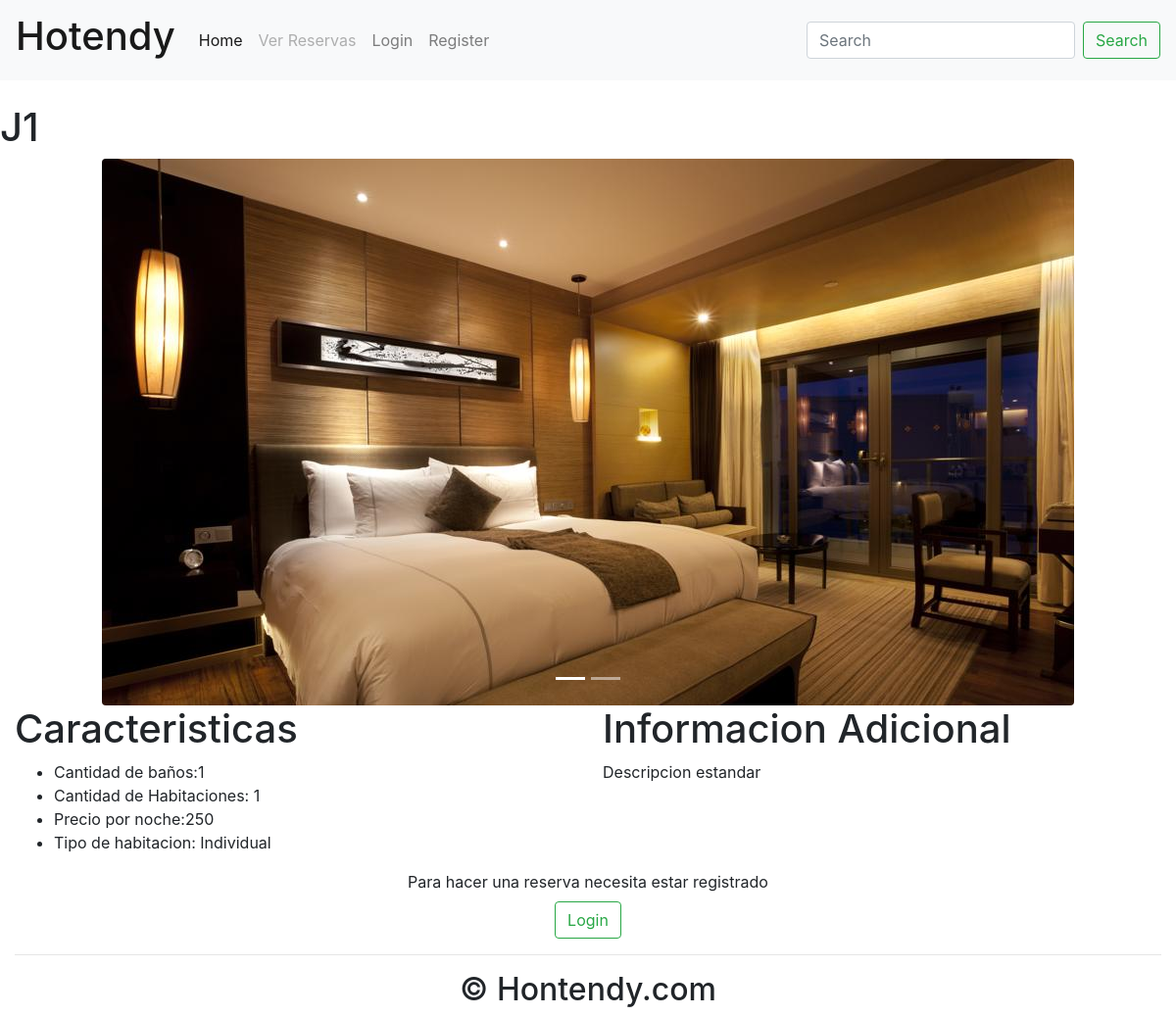
/habitacion/10/, run on the app's committed database.
### Proyecto/models.py (models this page shows, shortened)
class Habitacion(models.Model):
    precio_noche = models.IntegerField()
    descripcion = models.TextField(max_length=500, default="Descripcion estandar")
    num_habitacion = models.CharField(max_length= 5)
    cant_dormitorios = models.IntegerField()
    cant_banios = models.IntegerField()
    status_estado = [
        ('Disponible', 'D'),
        ('Ocupado', 'O'),
    ]
    estado = models.CharField(max_length=50, choices=status_estado, default='Disponible')
    status=[
    ('Suite', 'Suite'),
    ('Matrimonial', 'Matrimonial'),
    ('Individual', 'Individual'),
    ('Familiar', 'Familiar'),
    ('Normal', 'Normal'),
    ('Presidencial', 'Presidencial'),
    ]
    tipo_habitacion = models.CharField(max_length = 50,choices = status, default='Normal')
    img_habitacion = models.ImageField(max_length=100, default='/img_habitacion/habitacion_prueba.jpg', upload_to='img_habitacion/', blank=True, null=True)
    class Meta:
        verbose_name = 'Habitacion'
        verbose_name_plural = 'Habitaciones'

### Proyecto/views.py (the view)
# urls.py: path('habitacion/<str:Habitacion>/',HabitacionView,name='habitaciones'),
def HabitacionView(request, Habitacion):
    from .models import Habitacion as habitacion
    habitaciones = habitacion.objects.get(pk=Habitacion)
    hotel = Hotel.objects.all()
    search_post = request.GET.get('search')
    str(search_post)
    if search_post:
        hotel = Hotel.objects.filter(Q(nombre__icontains=search_post))
    else:
        pass
    context = {
        'habitacion': habitaciones,
        'hotel': hotel,
    }
    return render(request, 'Proyecto/habitaciones.html', context)

### templates/Proyecto/habitaciones.html (shortened to what this page needs)
{% extends "Proyecto/home2.html" %}
{% block content %}
    <br>
    <h1>{{ habitacion.num_habitacion }}</h1>
    <div id="carouselExampleIndicators" class="carousel slide" data-ride="carousel">
        <ol class="carousel-indicators">
            <li data-target="#carouselExampleIndicators" data-slide-to="0" class="active"></li>
            <li data-target="#carouselExampleIndicators" data-slide-to="1"></li>
        </ol>
        <div class="carousel-inner">
            <div class="carousel-item active ">
                <img class="rounded mx-auto d-block" src="/media/{{ habitacion.img_habitacion }}" class="d-block "
                     alt="Imagen de la habitacion">
            </div>
        </div>
    </div>
    <div class="container-fluid" id="Descripcion">
        <div class="row">
            <div class="col-md">
                <h1>Caracteristicas</h1>
                <ul>
                    <li>Cantidad de baños:{{ habitacion.cant_banios }}</li>
                    <li>Cantidad de Habitaciones: {{ habitacion.cant_dormitorios }}</li>
                    <li>Precio por noche:{{ habitacion.precio_noche }}</li>
                    <li>Tipo de habitacion: {{ habitacion.tipo_habitacion }}</li>
                </ul>
            </div>
            <div class="col-md">
                <h1>Informacion Adicional</h1>
                <p>{{ habitacion.descripcion }}</p>
            </div>
        </div>
    </div>
    <div class="row text-center"  >
        {% if request.user.is_authenticated and habitacion.estado == "Disponible" %}
            <div class="col-12 ">
                <a type="Summy" href={% url "reservar" habitacion.id %}>
                    <button class="btn btn-outline-success my-2 my-sm-0">Reservar</button>
                </a>
            </div>
        {% elif request.user.is_authenticated and habitacion.estado == "Ocupado" %}
            <div class="col-12">
                <a type="Summy" href={% url "eliminar_reserva" habitacion.id %}>
                    <button class="btn btn-outline-success my-2 my-sm-0">Eliminar Reserva</button>
                </a>
            </div>
        {% else %}
            <div class="col-12">
                <form action="{% url "login" %}">
                    <label>Para hacer una reserva necesita estar registrado</label><br>
                    <button class="btn btn-outline-success"> Login</button>
                </form>
            </div>
        {% endif %}
    </div>
{% endblock %}
{% block footer %}
    <footer>
        <div class="container-fluid padding">
            <div class="row text-center">
                <div class="col-12">
                    <hr class="light">
                    <h2>&copy; Hontendy.com</h2>
                </div>
            </div>
        </div>
    </footer>
{% endblock %}

### data on the page
Habitacion: num_habitacion "J1", img_habitacion (picture), cant_banios "1", cant_dormitorios "1", precio_noche "250", tipo_habitacion "Individual", descripcion "Descripcion estandar"
